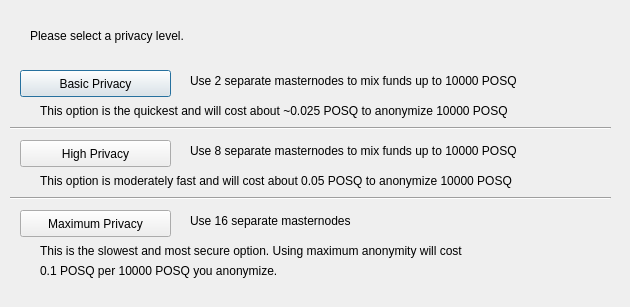
<?xml version="1.0" encoding="UTF-8"?>
<ui version="4.0">
 <class>ObfuscationConfig</class>
 <widget class="QDialog" name="ObfuscationConfig">
  <property name="geometry">
   <rect>
    <x>0</x>
    <y>0</y>
    <width>630</width>
    <height>307</height>
   </rect>
  </property>
  <property name="windowTitle">
   <string>Configure Obfuscation</string>
  </property>
  <widget class="QPushButton" name="buttonBasic">
   <property name="geometry">
    <rect>
     <x>20</x>
     <y>70</y>
     <width>151</width>
     <height>27</height>
    </rect>
   </property>
   <property name="text">
    <string>Basic Privacy</string>
   </property>
  </widget>
  <widget class="QPushButton" name="buttonHigh">
   <property name="geometry">
    <rect>
     <x>20</x>
     <y>140</y>
     <width>151</width>
     <height>27</height>
    </rect>
   </property>
   <property name="text">
    <string>High Privacy</string>
   </property>
  </widget>
  <widget class="QPushButton" name="buttonMax">
   <property name="geometry">
    <rect>
     <x>20</x>
     <y>210</y>
     <width>151</width>
     <height>27</height>
    </rect>
   </property>
   <property name="text">
    <string>Maximum Privacy</string>
   </property>
  </widget>
  <widget class="QLabel" name="label">
   <property name="geometry">
    <rect>
     <x>30</x>
     <y>20</y>
     <width>571</width>
     <height>31</height>
    </rect>
   </property>
   <property name="text">
    <string>Please select a privacy level.</string>
   </property>
  </widget>
  <widget class="QLabel" name="label_2">
   <property name="geometry">
    <rect>
     <x>190</x>
     <y>70</y>
     <width>421</width>
     <height>21</height>
    </rect>
   </property>
   <property name="text">
    <string>Use 2 separate masternodes to mix funds up to 10000 POSQ</string>
   </property>
  </widget>
  <widget class="QLabel" name="label_3">
   <property name="geometry">
    <rect>
     <x>190</x>
     <y>140</y>
     <width>411</width>
     <height>21</height>
    </rect>
   </property>
   <property name="text">
    <string>Use 8 separate masternodes to mix funds up to 10000 POSQ</string>
   </property>
  </widget>
  <widget class="QLabel" name="label_4">
   <property name="geometry">
    <rect>
     <x>190</x>
     <y>210</y>
     <width>421</width>
     <height>21</height>
    </rect>
   </property>
   <property name="text">
    <string>Use 16 separate masternodes</string>
   </property>
  </widget>
  <widget class="QLabel" name="label_6">
   <property name="geometry">
    <rect>
     <x>40</x>
     <y>100</y>
     <width>561</width>
     <height>21</height>
    </rect>
   </property>
   <property name="text">
    <string>This option is the quickest and will cost about ~0.025 POSQ to anonymize 10000 POSQ</string>
   </property>
  </widget>
  <widget class="QLabel" name="label_7">
   <property name="geometry">
    <rect>
     <x>40</x>
     <y>170</y>
     <width>561</width>
     <height>21</height>
    </rect>
   </property>
   <property name="text">
    <string>This option is moderately fast and will cost about 0.05 POSQ to anonymize 10000 POSQ</string>
   </property>
  </widget>
  <widget class="QLabel" name="label_8">
   <property name="geometry">
    <rect>
     <x>40</x>
     <y>240</y>
     <width>561</width>
     <height>21</height>
    </rect>
   </property>
   <property name="text">
    <string>This is the slowest and most secure option. Using maximum anonymity will cost</string>
   </property>
  </widget>
  <widget class="QLabel" name="label_9">
   <property name="geometry">
    <rect>
     <x>40</x>
     <y>260</y>
     <width>561</width>
     <height>21</height>
    </rect>
   </property>
   <property name="text">
    <string>0.1 POSQ per 10000 POSQ you anonymize.</string>
   </property>
  </widget>
  <widget class="Line" name="line">
   <property name="geometry">
    <rect>
     <x>10</x>
     <y>120</y>
     <width>601</width>
     <height>16</height>
    </rect>
   </property>
   <property name="orientation">
    <enum>Qt::Horizontal</enum>
   </property>
  </widget>
  <widget class="Line" name="line_2">
   <property name="geometry">
    <rect>
     <x>10</x>
     <y>190</y>
     <width>601</width>
     <height>16</height>
    </rect>
   </property>
   <property name="orientation">
    <enum>Qt::Horizontal</enum>
   </property>
  </widget>
 </widget>
 <resources/>
 <connections/>
</ui>
